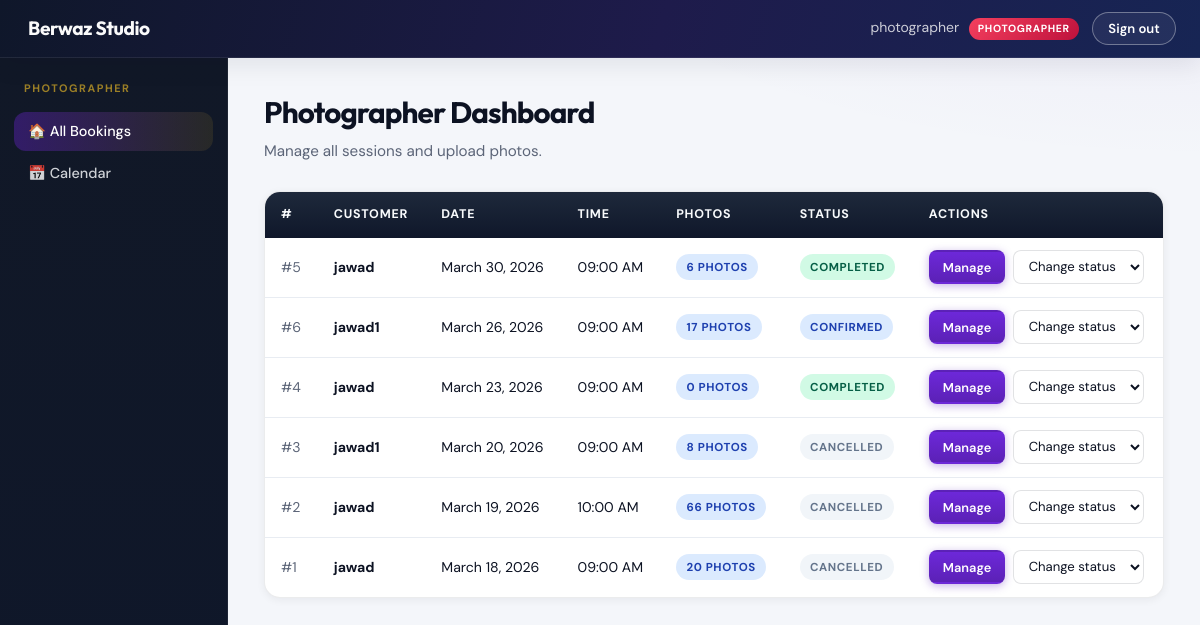
The app's page /photographer/ (signed in), older data.
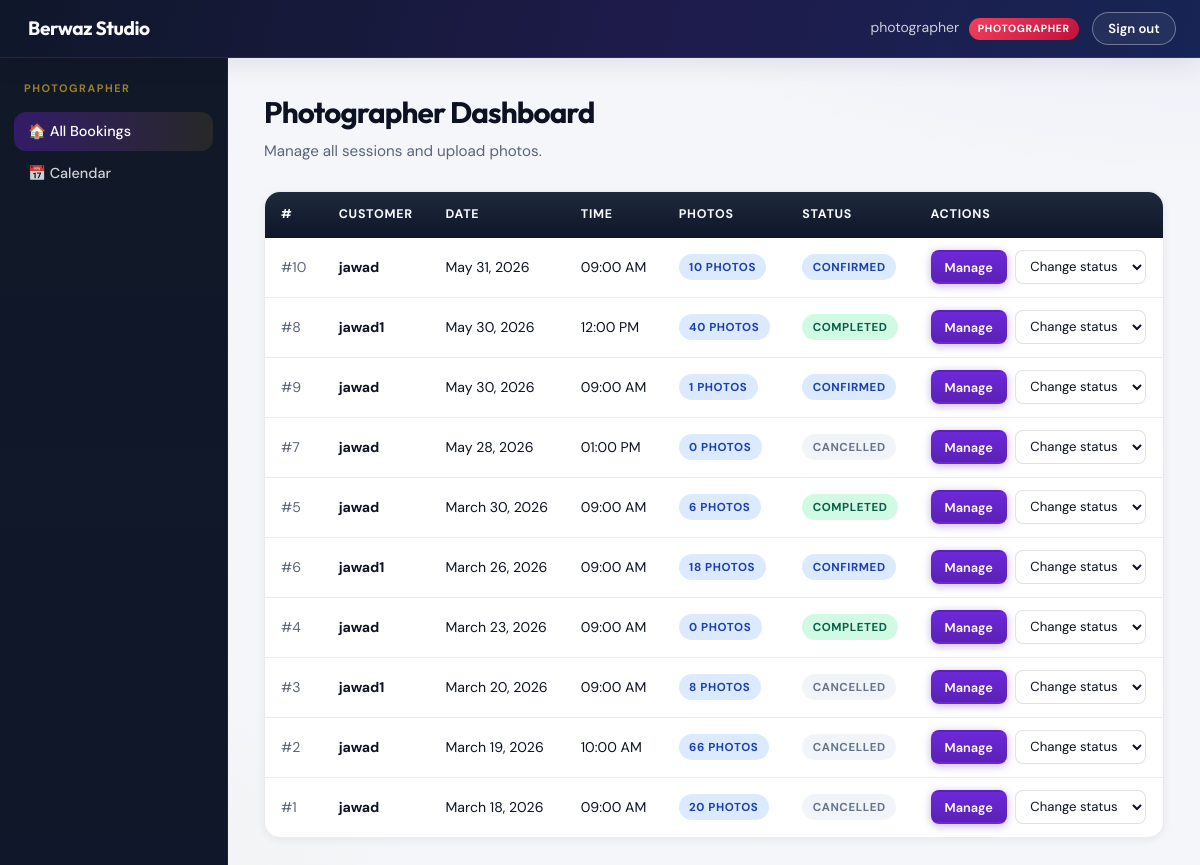
The same page, newer data.
### core/models.py (models this page shows, shortened)
class Profile(models.Model):
    ROLE_CHOICES = [
        ('customer',     'Customer'),
        ('photographer', 'Photographer'),
    ]
    user  = models.OneToOneField(User, on_delete=models.CASCADE, related_name='profile')
    role  = models.CharField(max_length=20, choices=ROLE_CHOICES, default='customer')
    phone = models.CharField(max_length=20, blank=True)

### bookings/models.py (models this page shows, shortened)
class Booking(models.Model):
    STATUS_CHOICES = [
        ('confirmed', 'Confirmed'),
        ('completed', 'Completed'),
        ('cancelled', 'Cancelled'),
    ]
    customer     = models.ForeignKey(User, on_delete=models.CASCADE, related_name='bookings')
    session_date = models.DateField()
    session_time = models.TimeField()
    status       = models.CharField(max_length=20, choices=STATUS_CHOICES, default='confirmed')
    notes        = models.TextField(blank=True)
    created_at   = models.DateTimeField(auto_now_add=True)
    class Meta:
        unique_together = ('session_date', 'session_time')
        ordering = ['-session_date', '-session_time']
    def time_12h(self):
        return self.session_time.strftime('%I:%M %p')

### core/views.py (the view)
# urls.py: path('photographer/',  views.photographer_dashboard, name='photographer_dashboard'),
@login_required
@photographer_required
def photographer_dashboard(request):
    from bookings.models import Booking
    bookings = Booking.objects.all().order_by('-session_date')
    return render(request, 'core/photographer_dashboard.html', {'bookings': bookings})

### templates/core/photographer_dashboard.html (shortened to what this page needs)
{% extends 'base.html' %}
{% block content %}
<div class="app-layout">
  <div class="sidebar">
    <div class="sidebar-title">Photographer</div>
    <a href="{% url 'photographer_dashboard' %}" class="active">🏠 All Bookings</a>
    <a href="{% url 'calendar' %}">📅 Calendar</a>
  </div>
  <div class="main-content">
    <div class="page-header">
      <h1>Photographer Dashboard</h1>
      <p>Manage all sessions and upload photos.</p>
    </div>
    {% if bookings %}
    <div class="table-wrap">
      <table>
        <thead>
          <tr>
            <th>#</th>
            <th>Customer</th>
            <th>Date</th>
            <th>Time</th>
            <th>Photos</th>
            <th>Status</th>
            <th>Actions</th>
          </tr>
        </thead>
        <tbody>
          {% for booking in bookings %}
          <tr>
            <td class="text-muted">#{{ booking.id }}</td>
            <td><strong>{{ booking.customer.username }}</strong></td>
            <td>{{ booking.session_date }}</td>
            <td>{{ booking.time_12h }}</td>
            <td><span class="badge badge-confirmed">{{ booking.photos.count }} photos</span></td>
            <td><span class="badge badge-{{ booking.status }}">{{ booking.status }}</span></td>
            <td>
              <div class="flex gap-1">
                <a href="{% url 'photographer_booking_detail' booking.id %}" class="btn btn-primary btn-sm">Manage</a>
                <select class="form-select-inline" onchange="updateStatus({{ booking.id }}, this.value, this)">
                  <option value="">Change status</option>
                </select>
              </div>
            </td>
          </tr>
          {% endfor %}
        </tbody>
      </table>
    </div>
    {% else %}
    <div class="empty-state">
      <span class="icon">📋</span>
      <h3>No bookings yet</h3>
      <p>Customer bookings will appear here.</p>
    </div>
    {% endif %}
  </div>
</div>
{% endblock %}

### templates/base.html (shortened to what this page needs)
{% load static %}
<!DOCTYPE html>
<html lang="en">
<head>
  <link rel="stylesheet" href="{% static 'css/main.css' %}?v=7">
</head>
<body>
  <nav class="navbar">
    <div class="navbar-brand">Berwaz Studio</div>
    {% if user.is_authenticated %}
    <div class="navbar-right">
      <span class="navbar-user">{{ user.username }}
        <span class="role-badge role-{{ user.profile.role }}">{{ user.profile.role }}</span>
      </span>
      <a href="{% url 'logout' %}" class="btn btn-outline-white">Sign out</a>
    </div>
    {% endif %}
  </nav>
  <div class="page-wrapper">
    {% block content %}{% endblock %}
  </div>
</body>
</html>

Row changes from the older to the newer data that the page shows:
added Booking: id "10", customer.username "jawad", session_date "May 31, 2026", time_12h "09:00 AM", photos.count "10", status "CONFIRMED"
added Booking: id "8", customer.username "jawad1", session_date "May 30, 2026", time_12h "12:00 PM", photos.count "40", status "COMPLETED"
added Booking: id "9", customer.username "jawad", session_date "May 30, 2026", time_12h "09:00 AM", photos.count "1", status "CONFIRMED"
added Booking: id "7", customer.username "jawad", session_date "May 28, 2026", time_12h "01:00 PM", photos.count "0", status "CANCELLED"
computed for Booking "March 26, 2026": photos.count "17" → "18"
